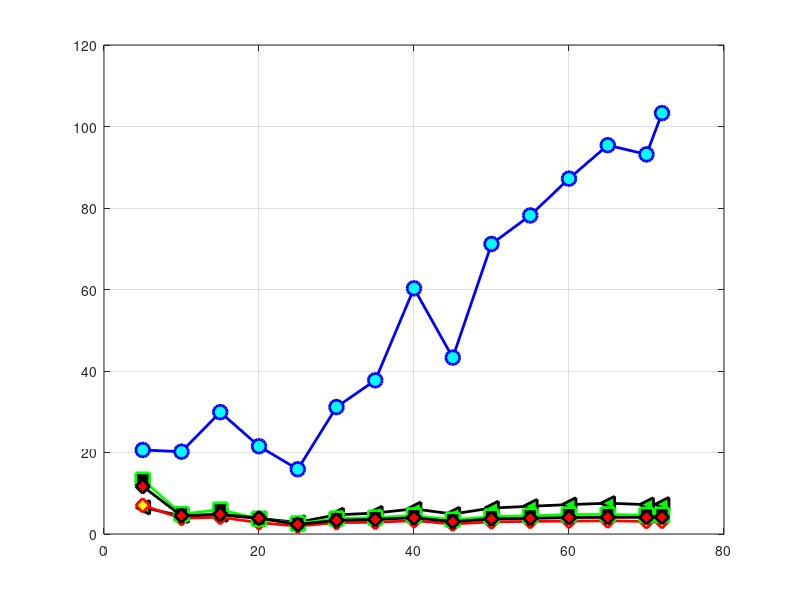

This figure's MATLAB source: (Note: this script raises an error after producing the figure.)
close all;
clear all;

restart = [ 5 10 15 20 25 30 35 40 45 50 55 60 65 70 72 ];
gmres_time  =[20.6186  20.2074  29.8987  21.5269  15.88 31.15 37.7073 60.2905 43.29 71.17  78.1694  87.212 95.4134  93.1558  103.283];
gmres_gs_time = [9.25  13.11  21.64  16.4919 12.87 25.8072 32.33 52.77 38.4927 57.27 63.4808 80.03 88.16 87.56 96.82];
iters_gmres = [ 9346 4233 3690 2283 1421 2088  2143  2366  1656 2004 2012 1970 1917 1756 1749];

load('timeAll.mat');
load('timeGSAll.mat');
load('itersAll');


lineSpec = {'b-o', 'k-<', 'r-d', 'g-s', 'k-d'};
markerFill = {'c', 'g', 'y', 'k', 'r'};
comboData = [ gmres_time./timeAll(1, :); gmres_time./timeAll(2, :); gmres_time./timeAll(3, :);  gmres_time./timeAll(4, :)  ];

figure(1)
plot(restart, gmres_time, lineSpec{1}, 'LineWidth', 2, 'MarkerSize', 10, 'MarkerFaceColor', markerFill{1});
grid on
hold on

plot(restart, timeAll(1, :), lineSpec{2}, 'LineWidth', 2, 'MarkerSize', 10, 'MarkerFaceColor',  markerFill{2});
plot(restart, timeAll(2, :), lineSpec{3}, 'LineWidth', 2, 'MarkerSize', 10, 'MarkerFaceColor',  markerFill{3});
plot(restart,timeAll(3, :), lineSpec{4}, 'LineWidth', 2, 'MarkerSize', 10, 'MarkerFaceColor',  markerFill{4});
plot(restart,timeAll(4, :), lineSpec{5}, 'LineWidth', 2, 'MarkerSize', 10, 'MarkerFaceColor',  markerFill{5});
ax=gca;
ax.FontSize=18;

xlabel('restart', 'FontSize', 18, 'FontWeight','bold')
ylabel('time to solution(s)', 'FontSize', 18, 'FontWeight','bold')

ll1 =legend( 'GMRES-MGS (HYPRE)',...
    'GMRES-MGS (new implementation)',...
    'GMRES-CGS1 w/alt norm',...
    'GMRES-CGS2',...
    'GMRES-two synch', 'Location', 'northwest');
ll1.FontSize=14;
xlim([5 72])
ylim([0 110])
print(gcf, '-djpeg','-r300', 'sc18fig0.jpg');

figure(2) 

plot(restart, comboData(1,:), lineSpec{2}, 'LineWidth', 2, 'MarkerSize', 10, 'MarkerFaceColor', markerFill{2});
grid on
hold on
plot(restart,  comboData(2,:), lineSpec{3}, 'LineWidth', 2, 'MarkerSize', 10, 'MarkerFaceColor', markerFill{3});
plot(restart,  comboData(3,:), lineSpec{4}, 'LineWidth', 2, 'MarkerSize', 10, 'MarkerFaceColor', markerFill{4});
plot(restart,  comboData(4,:), lineSpec{5}, 'LineWidth', 2, 'MarkerSize', 10, 'MarkerFaceColor', markerFill{5});
  
ax=gca;
ax.FontSize=18;  
grid on
xlabel ('restart', 'FontSize', 18, 'FontWeight','bold');
ylabel('speedup',  'FontSize', 18, 'FontWeight','bold');
title('Speedup in relation to GMRES-MGS (HYPRE)',  'FontSize', 20, 'FontWeight','bold');
ll2=legend(  'GMRES-MGS (new implementation)', 'GMRES-CGS1 w/alt norm', 'GMRES-CGS2', 'GMRES-two synch',...
    'Location', 'northwest');
ll2.FontSize=14;
xlim([5 72])
print(gcf, '-djpeg','-r300', 'sc18fig2.jpg');
